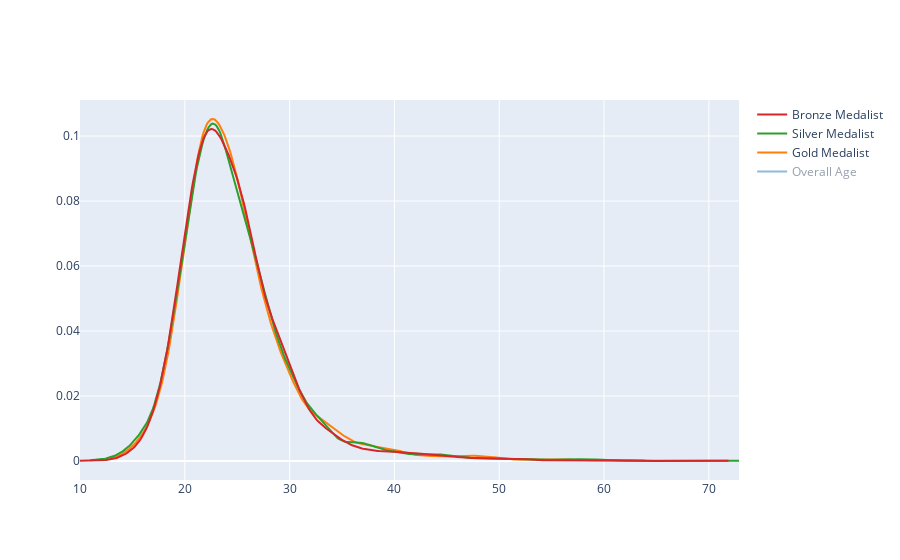

Notebook code for this chart:
### Code cell
fig = ff.create_distplot([x1,x2,x3,x4],['Overall Age','Gold Medalist','Silver Medalist','Bronze Medalist'],show_hist=False,show_rug=False)
fig.show()

### Figure 1 — Plotly figure (JSON) as saved in the notebook; plotly's stock layout.template omitted (floating-point values rounded to 4 significant figures; data arrays with more than 128 entries replaced by an {"elided": "..."} marker saying what was removed)
{"data": [{"legendgroup": "Overall Age", "marker": {"color": "rgb(31, 119, 180)"}, "mode": "lines", "name": "Overall Age", "showlegend": true, "type": "scatter", "visible": "legendonly", "x": {"elided": "500 float values"}, "xaxis": "x", "y": {"elided": "500 float values"}, "yaxis": "y"}, {"legendgroup": "Gold Medalist", "marker": {"color": "rgb(255, 127, 14)"}, "mode": "lines", "name": "Gold Medalist", "showlegend": true, "type": "scatter", "visible": true, "x": {"elided": "500 float values"}, "xaxis": "x", "y": {"elided": "500 float values"}, "yaxis": "y"}, {"legendgroup": "Silver Medalist", "marker": {"color": "rgb(44, 160, 44)"}, "mode": "lines", "name": "Silver Medalist", "showlegend": true, "type": "scatter", "visible": true, "x": {"elided": "500 float values"}, "xaxis": "x", "y": {"elided": "500 float values"}, "yaxis": "y"}, {"legendgroup": "Bronze Medalist", "marker": {"color": "rgb(214, 39, 40)"}, "mode": "lines", "name": "Bronze Medalist", "showlegend": true, "type": "scatter", "visible": true, "x": {"elided": "500 float values"}, "xaxis": "x", "y": {"elided": "500 float values"}, "yaxis": "y"}], "layout": {"autosize": true, "barmode": "overlay", "hovermode": "closest", "legend": {"traceorder": "reversed"}, "xaxis": {"anchor": "y2", "autorange": true, "domain": [0, 1], "range": [10, 72.88], "type": "linear", "zeroline": false}, "yaxis": {"anchor": "free", "autorange": true, "domain": [0, 1], "position": 0, "range": [-0.005846, 0.1111], "type": "linear"}}}
